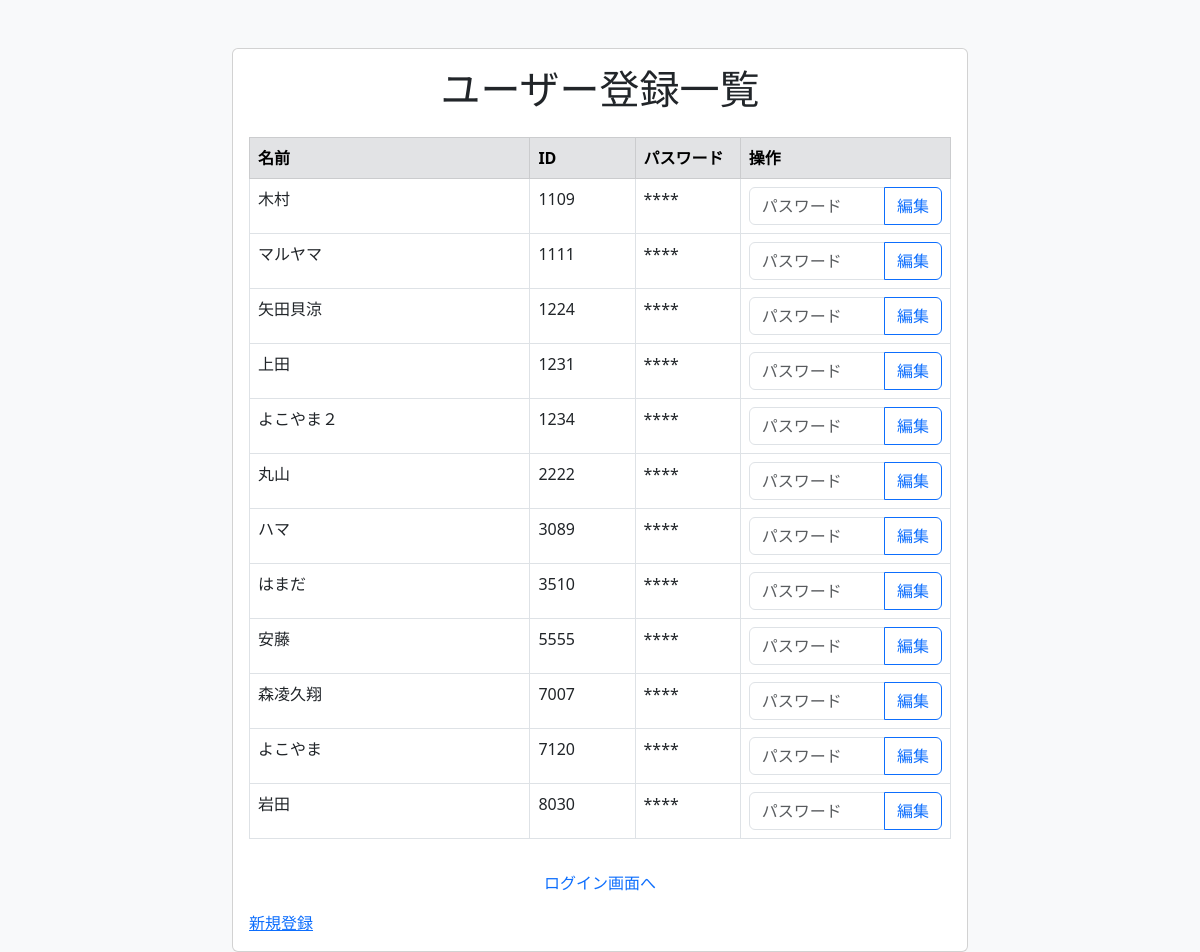
The page /user_registration/php/index.php on the database its author committed.
### tables this page shows
CREATE TABLE `users` (
  `user_id` varchar(4) NOT NULL,
  `name` varchar(50) NOT NULL,
  `password` varchar(4) NOT NULL
);

### user_registration/common/dbmanager.php (called while the page is built, shortened)
<?php
class DBManager {
    private $conn;
    public function __construct() {
        $db_host = 'localhost';
        $db_name = 'coordinates_db';
        $db_user = 'root';
        $db_pass = 'satoru0411';
        try {
            $this->conn = new PDO("mysql:host={$db_host};dbname={$db_name}", $db_user, $db_pass);
            $this->conn->setAttribute(PDO::ATTR_ERRMODE, PDO::ERRMODE_EXCEPTION);
        } catch (PDOException $e) {
            echo "データベースに接続できませんでした。エラー: " . $e->getMessage();
            exit;
        }
    }
    public function get_all_user() {
        try {
            $stmt = $this->conn->prepare("SELECT * FROM users");
            $stmt->execute();
            return $stmt->fetchAll(PDO::FETCH_ASSOC);
        } catch (PDOException $e) {
            echo "データを取得できませんでした。エラー: " . $e->getMessage();
            exit;
        }
    }
}
?>

### user_registration/php/common.php (called while the page is built, shortened)
<?php
    require_once(__DIR__ . '/../common/html_functions.php');
    require_once(__DIR__ . '/../common/dbmanager.php');
    $dbm = new DBManager();
?>

### user_registration/common/html_functions.php (the view, shortened to what this page needs)
<?php
function show_top($heading="ユーザー登録一覧") {
    $colWidth = ($heading === "ユーザー登録一覧") ? "col-md-8" : "col-md-6";
    echo <<<USERS_LIST
    <!DOCTYPE html>
    <html lang="ja">
    <head>
        <meta charset="UTF-8">
        <meta name="viewport" content="width=device-width, initial-scale=1">
        <title>{$heading}</title>
        <link href="https://cdn.jsdelivr.net/npm/bootstrap@5.3.0/dist/css/bootstrap.min.css" rel="stylesheet">
    </head>
    <body class="bg-light">
        <div class="container mt-5">
            <div class="row justify-content-center">
                <div class="{$colWidth}">
                    <div class="card">
                        <div class="card-body">
                            <h1 class="card-title text-center mb-4">{$heading}</h1>
    USERS_LIST;
}
function show_bottom($return_top=false) {
    echo <<<BOTTOM
        </div>
        <script src="https://ajax.googleapis.com/ajax/libs/jquery/3.5.1/jquery.min.js"></script>
        <script src="https://cdn.jsdelivr.net/npm/bootstrap@5.3.0/dist/js/bootstrap.bundle.min.js"></script>
        <script>
        window.onpageshow = function(event) {
            if (event.persisted) {
                document.querySelectorAll('form').forEach(function(form) {
                    form.reset();
                });
            }
        };
        </script>
    </body>
    </html>
    BOTTOM;
}
function show_user_list($members) {
    echo '<div class="table-responsive">';
    echo '<table class="table table-bordered table-custom">';
    echo '<thead class="table-secondary"><tr><th>名前</th><th>ID</th><th>パスワード</th><th>操作</th></tr></thead><tbody>';
    foreach($members as $loop) {
        $hidden_password = str_repeat('*', strlen($loop["password"]));
        echo <<<END
        <tr>
            <td>{$loop["name"]}</td>
            <td>{$loop["user_id"]}</td>
            <td>{$hidden_password}</td>
            <td>
                <form action="check_password.php" method="post">
                    <input type="hidden" name="user_id" value="{$loop["user_id"]}">
                    <div class="input-group">
                        <input type="password" class="form-control" name="password" placeholder="パスワード">
                        <button type="submit" class="btn btn-outline-primary">編集</button>
                    </div>
                </form>
            </td>
        </tr>
        END;
    }
    echo '</tbody></table></div>';
    echo '<p class="text-center mt-3"><a href="../../login/login.php" class="text-decoration-none">ログイン画面へ</a></p>';
}
?>

### user_registration/php/index.php (shortened to what this page needs)
<?php
    require_once("common.php");
    show_top();
?>
<?php
    $user = $dbm->get_all_user();
    if ($user != null) {
        show_user_list($user);
    }
    echo "<a href=\"user_input.php\">新規登録</a>";
    show_bottom();
?>

### user_registration/common/html_functions.php (style rules this page uses)
.table-custom th:first-child, .table-custom td:first-child { width: 40%; }
.table-custom th:nth-child(2), .table-custom td:nth-child(2) { width: 15%; }
.table-custom th:nth-child(3), .table-custom td:nth-child(3) { width: 15%; }
.table-custom th:last-child, .table-custom td:last-child { width: 30%; }

### rows shown on the page
users: name "木村", user_id "1109", password "****"
users: name "マルヤマ", user_id "1111", password "****"
users: name "矢田貝涼", user_id "1224", password "****"
users: name "上田", user_id "1231", password "****"
users: name "よこやま２", user_id "1234", password "****"
users: name "丸山", user_id "2222", password "****"
users: name "ハマ", user_id "3089", password "****"
users: name "はまだ", user_id "3510", password "****"
users: name "安藤", user_id "5555", password "****"
users: name "森凌久翔", user_id "7007", password "****"
users: name "よこやま", user_id "7120", password "****"
users: name "岩田", user_id "8030", password "****"

### other values the page prints
$heading "ユーザー登録一覧"
